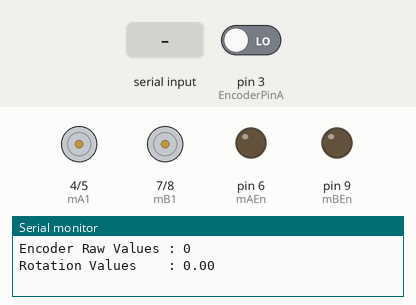
This program was run on a simulated Arduino Nano, built with avr-gcc and run on an emulated ATmega328P. Parts: motor-driver pin pairs drawn as motors (green arrow = first pin HIGH = forward, orange = second pin HIGH = backward, longer = more drive), output pins drawn as LEDs (lit = HIGH), the last lines printed to the serial monitor. The test bench sets the inputs (shaded band); at power-on: pin 3 (EncoderPinA) LOW.

Above: at 1.2 s.
1.3 s: "1\n" received over Serial
At 3.8 s:
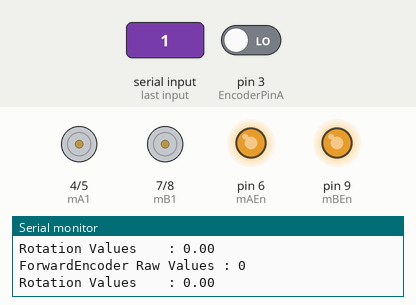
4.3 s: "2\n" received over Serial
At 5.6 s:
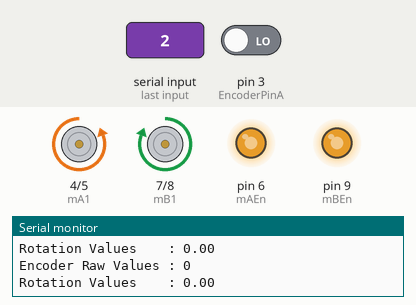
7.3 s: "3\n" received over Serial
At 8.8 s:
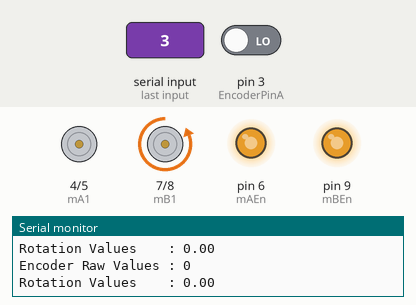
10.3 s: "4\n" received over Serial
At 11.8 s:
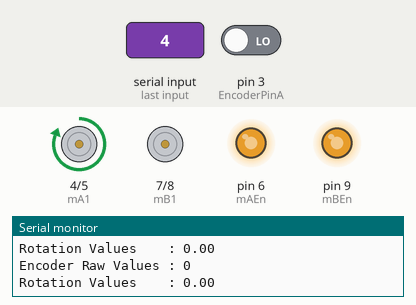
Timing chart, 0 to 13.5 s (numbered marks = the images above; inputs shaded):
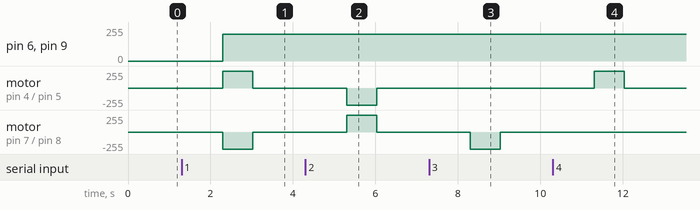

Measured:
- after the input at 1.3 s, pin 6 (mAEn), pin 9 (mBEn): 0/255 → 200/255 after 1.0 s; motor on pin 4 (mA1) / pin 5 (mA2): stopped → forward 255/255 after 1.0 s, → stopped 0.73 s later; motor on pin 7 (mB1) / pin 8 (mB2): stopped → backward 255/255 after 1.0 s, → stopped 0.73 s later
- after the input at 4.3 s, motor on pin 4 (mA1) / pin 5 (mA2): stopped → backward 255/255 after 1.0 s, → stopped 0.73 s later; motor on pin 7 (mB1) / pin 8 (mB2): stopped → forward 255/255 after 1.0 s, → stopped 0.73 s later
- after the input at 7.3 s, motor on pin 7 (mB1) / pin 8 (mB2): stopped → backward 255/255 after 1.0 s, → stopped 0.73 s later
- after the input at 10.3 s, motor on pin 4 (mA1) / pin 5 (mA2): stopped → forward 255/255 after 1.0 s, → stopped 0.73 s later

The program:

main.cpp
```cpp
#include <Arduino.h>

// Steps per 360 Rotation - 345

#define EncoderPinA 3
#define EncoderPinB 2
#define mA1 4
#define mA2 5
#define mAEn 6
#define mB1 7
#define mB2 8
#define mBEn 9
volatile long Encodervalue=0;
int rps = 320;    // Rotations per Step
double nRotations;

void updateEncoder()
{
  if (digitalRead(EncoderPinA)> digitalRead(EncoderPinB))
    Encodervalue++;
  else
    Encodervalue--;
}

void forward(int pwma, int pwmb){
  analogWrite(mAEn, pwma);
  analogWrite(mBEn, pwmb);

  digitalWrite(mA1, HIGH);
  digitalWrite(mA2, LOW);

  digitalWrite(mB1, LOW);
  digitalWrite(mB2, HIGH);
  delay(730);

  digitalWrite(mA1, LOW);
  digitalWrite(mA2, LOW);
  digitalWrite(mB1, LOW);
  digitalWrite(mB2, LOW);
}
void reverse(int pwma, int pwmb){
  analogWrite(mAEn, pwma);
  analogWrite(mBEn, pwmb);

  digitalWrite(mA1, LOW);
  digitalWrite(mA2, HIGH);

  digitalWrite(mB1, HIGH);
  digitalWrite(mB2, LOW);
  delay(730);

  digitalWrite(mA1, LOW);
  digitalWrite(mA2, LOW);
  digitalWrite(mB1, LOW);
  digitalWrite(mB2, LOW);
}
void left(int pwma, int pwmb){
  analogWrite(mAEn, pwma);
  analogWrite(mBEn, pwmb);

  digitalWrite(mA1, LOW);
  digitalWrite(mA2, LOW);

  digitalWrite(mB1, LOW);
  digitalWrite(mB2, HIGH);
  delay(730);

  digitalWrite(mA1, LOW);
  digitalWrite(mA2, LOW);
  digitalWrite(mB1, LOW);
  digitalWrite(mB2, LOW);
}
void right(int pwma, int pwmb){
  analogWrite(mAEn, pwma);
  analogWrite(mBEn, pwmb);

  digitalWrite(mA1, HIGH);
  digitalWrite(mA2, LOW);

  digitalWrite(mB1, LOW);
  digitalWrite(mB2, LOW);
  delay(730);

  digitalWrite(mA1,LOW);
  digitalWrite(mA2,LOW);
  digitalWrite(mB1,LOW);
  digitalWrite(mB2,LOW);
}

void setup() {
  pinMode(mA1,OUTPUT);
  pinMode(mA2,OUTPUT);
  pinMode(mAEn,OUTPUT);
  pinMode(mB1,OUTPUT);
  pinMode(mB2,OUTPUT);
  pinMode(mBEn,OUTPUT);
  pinMode(EncoderPinA, INPUT);
  pinMode(EncoderPinB, INPUT);
  attachInterrupt(digitalPinToInterrupt(EncoderPinA), updateEncoder, RISING);
  Serial.begin(115200);
}

void loop() {
    // digitalWrite(mA1,HIGH);
    // digitalWrite(mA2,LOW);
    // analogWrite(mAEn,255);
    int x = Serial.readString().toInt();
    int pwmA = 200;
    int pwmB = 200;
    if(x == 1){
      forward(pwmA, pwmB);
      Serial.print("Forward");
    }
    else if(x == 2){
      reverse(pwmA, pwmB);
      Serial.print("Reverse");
    }
    else if(x == 3){
      left(pwmA, pwmB);
      Serial.print("Left");
    }
    else if(x == 4){
      right(pwmA, pwmB);
      Serial.print("Right");
    }

    nRotations = Encodervalue/rps;

    Serial.print("Encoder Raw Values : ");
    Serial.println(Encodervalue);
    Serial.print("Rotation Values    : ");
    Serial.println(nRotations);
    // delay(100);

}
```

pid_encoder.cpp
```cpp
// #include <Arduino.h>
// #include <util/atomic.h> // For the ATOMIC_BLOCK macro

// //// Make sure you connect the output pins of the encoder to pins with interrupts
// //// (for an Arduino Uno that means pins 2 and 3)
// #define ENCA 2  // YELLOW
// #define ENCB 3  // WHITE
// #define PWM 6   // En1 pin
// #define IN2 4   // IN1 Pin
// #define IN1 5   // IN2 Pin

// volatile int posi = 0; // specify posi as volatile: https://www.arduino.cc/reference/en/language/variables/variable-scope-qualifiers/volatile/
// long prevT = 0;
// float eprev = 0;
// float eintegral = 0;
// // int target;   // Target position

// void setMotor(int dir, int pwmVal, int pwm, int in1, int in2){
//   analogWrite(pwm,pwmVal);
//   if(dir == 1){
//     digitalWrite(in1,HIGH);
//     digitalWrite(in2,LOW);
//   }
//   else if(dir == -1){
//     digitalWrite(in1,LOW);
//     digitalWrite(in2,HIGH);
//   }
//   else{
//     digitalWrite(in1,LOW);
//     digitalWrite(in2,LOW);
//   }
// }

// void readEncoder(){
//   int b = digitalRead(ENCB);
//   if(b > 0){
//     posi++;
//   }
//   else{
//     posi--;
//   }
// }

// void setup() {
//   Serial.begin(9600);   // Initialize serial monitor

//   pinMode(ENCA,INPUT);
//   pinMode(ENCB,INPUT);
//   attachInterrupt(digitalPinToInterrupt(ENCA),readEncoder,RISING);

//   pinMode(PWM,OUTPUT);
//   pinMode(IN1,OUTPUT);
//   pinMode(IN2,OUTPUT);

//   Serial.println("target pos");
// }

// void loop() {

//   // set target position
//   // while (Serial.available() == 0) {
//   // }
//   // String t = Serial.parseString();
//   // target = t.toInt();
//   // target = target + totarget;
//   // int target = 250*sin(prevT/1e6);
//   // int target = 180;

//   while (!Serial.available()) {
//   }
//   // Once data is available, read the target position from the Serial monitor
//   int target = Serial.readString().toInt();

//   // PID constants
//   float kp = 1;
//   float kd = 0.02;
//   float ki = 0.0;

//   // time difference
//   long currT = micros();
//   float deltaT = ((float) (currT - prevT))/( 1.0e6 );
//   prevT = currT;

//   // Read the position in an atomic block to avoid a potential
//   // misread if the interrupt coincides with this code running
//   // see: https://www.arduino.cc/reference/en/language/variables/variable-scope-qualifiers/volatile/
//   int pos = 0;
//   ATOMIC_BLOCK(ATOMIC_RESTORESTATE) {
//     pos = posi;
//   }

//   // error
//   int e = pos - target;

//   // derivative
//   float dedt = (e-eprev)/(deltaT);
//   Serial.println(dedt);

//   // integral
//   eintegral = eintegral + e*deltaT;
//   Serial.println(eintegral);

//   // control signal
//   float u = kp*e + kd*dedt + ki*eintegral;
//   Serial.println(u);

//   // motor power
//   float pwr = fabs(u);
//   if( pwr > 255 ){
//     pwr = 255;
//   }

//   // motor direction
//   int dir = 1;
//   if(u<0){
//     dir = -1;
//   }

//   // signal the motor
//   setMotor(dir,pwr,PWM,IN1,IN2);


//   // store previous error
//   eprev = e;

//   // Serial.print(target);
//   // Serial.print(" ");
//   // Serial.print(pos);
//   // Serial.println();
//   Serial.print("New target position received: ");
//   Serial.println(target);
// }
```
